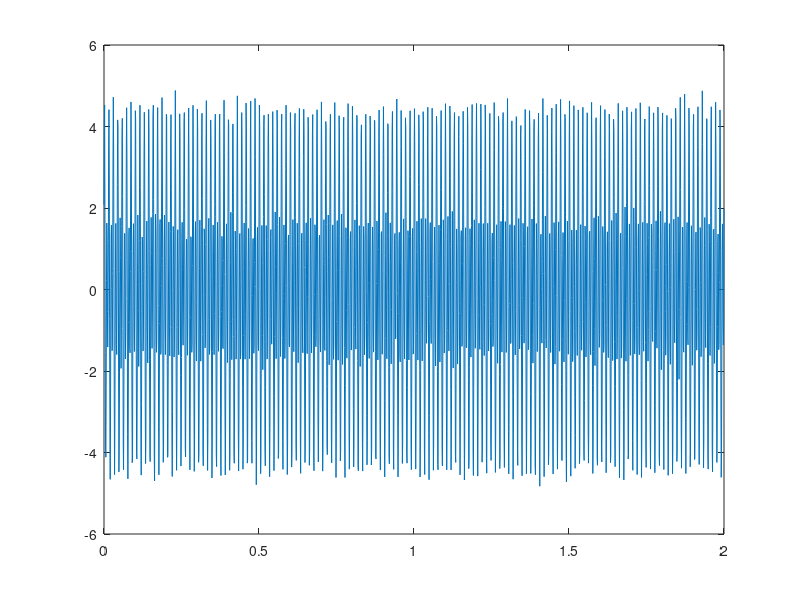

MATLAB code to generate this figure: (Note: this script raises an error after producing the figure.)
clear;
clc;
close all;

% Part 2

% Section 2.1
% Step a

fs = 1000;

n = linspace(0, 2, 2*fs);

x = 2*cos(2*pi*70*n) + 3*sin(2*pi*140*n) + 0.15*randn(1,2*fs);

figure();
plot(n, x);
% Step b

[stft, freq, time] = spectrogram(x, 0.04*fs, 0.02*fs, [], fs);
figure();
surf1 = surf(time, freq, abs(stft));
surf1.EdgeColor = 'none';
colorbar;

% Step c
% https://www.mathworks.com/help/wavelet/ref/cwtft.html

[s, f] = wavescales('morl', fs);
sig = {x, 1/fs};
cwts = cwtft(sig, 'scales', s, 'wavelet', 'morl');
figure();
surf2 = surf(n, f, abs(cwts.cfs));
surf2.EdgeColor = 'none';
colorbar;

% Section 1.2
% Step a

x2 = 1.7*cos(2*pi*90*n) + 0.15*randn(1,2*fs);
x2(0.625 * 1000) = x2(0.625 * 1000) + 3.4;
x2(0.8 * 1000) = x2(0.8* 1000) + 3.4;

figure();
plot(n, x2);

% Step b

[stft, freq, time] = spectrogram(x2, 0.04*fs, 0.02*fs, [], fs);
figure();
contour(time, freq, abs(stft), 'ShowText', 'on');
colorbar;

% Step c
% https://www.mathworks.com/help/wavelet/ref/cwtft.html

[s, f] = wavescales('morl', fs);
t = linspace(0, 2, 2*fs);
sig = {x2, 1/fs};
cwts = cwtft(sig, 'scales', s, 'wavelet', 'morl');
figure();
contour(t, f, abs(cwts.cfs));
colorbar;